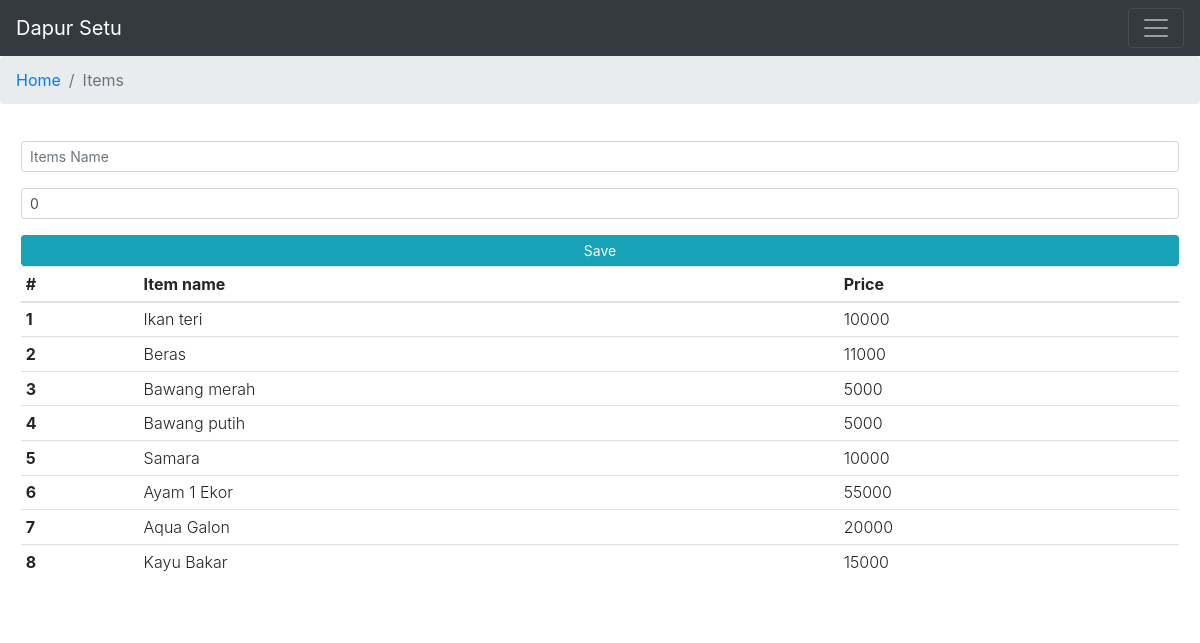
Page /barang/ (signed in) on the committed database.
### account/models.py (models this page shows, shortened)
class Barang(models.Model):
    user = models.ForeignKey(User, on_delete=models.CASCADE, related_name='barangs')
    nama_barang = models.CharField(max_length=255)
    qty = models.IntegerField(default=0,null=True)
    harga = models.IntegerField(default=0,null=True)
    pub_date = models.DateTimeField(auto_now_add=True)
    class Meta:
        db_table = 'barang'

### account/views.py (the view)
# urls.py: path('barang/', create_barang, name= 'barang'),
@user_passes_test(lambda u: u.is_authenticated, login_url='account:login')
def create_barang(request):
    data = Barang.objects.all()
    new_form = None
    if request.method == 'POST':
        form = BarangForm(data=request.POST)
        if form.is_valid():
            new_form = form.save(commit=False)
            new_form.user = request.user
            new_form.save()
            messages.success(request, "Saved.")
            return redirect("account:barang")
    else:
        form = BarangForm()
    return render(request, 'account/add_barang.html', {'form': form,'data':data})

### account/forms.py
class BarangForm(ModelForm):
    def __init__(self, *args, **kwargs):
        super().__init__(*args, **kwargs)
        self.fields['nama_barang'].widget.attrs.update({
            'class': 'form-control form-control-sm',
            'autocomplete': 'off',
            'placeholder': 'Items Name',
            })
        self.fields['harga'].widget.attrs.update({
            'class': 'form-control form-control-sm',
            'autocomplete': 'off',
            'placeholder': 'Price',
            })
    class Meta:
        model = Barang
        fields = ('nama_barang','harga',)
        labels = {
            'nama_barang': _(''),
            'harga': _(''),
        }

### account/templates/account/add_barang.html (shortened to what this page needs)
{% extends 'base.html' %}
{% load humanize %}
{% block breadcrumb %}<li class="breadcrumb-item active" aria-current="page">Items</li>{% endblock %}
{% block container %}
<form action="" method="POST">
  {{ form.as_p }}
  <button type="submit" class="btn btn-info btn-sm btn-block">Save</button>
</form>
<table class="table table-sm font-weight-light">
  <thead>
    <tr>
      <th>#</th>
      <th>Item name</th>
      <th>Price</th>
    </tr>
  </thead>
  <tbody>
  {% for barang in data %}
  <tr>
    <th scope="row">{{barang.id}}</th>
    <td>{{barang.nama_barang}}</td>
    <td>{{barang.harga}}</td>
  </tr>
  {% endfor %}
</tbody>
</table>
{% endblock %}

### rows in the picture
Barang: id "1", nama_barang "Ikan teri", harga "10000"
Barang: id "2", nama_barang "Beras", harga "11000"
Barang: id "3", nama_barang "Bawang merah", harga "5000"
Barang: id "4", nama_barang "Bawang putih", harga "5000"
Barang: id "5", nama_barang "Samara", harga "10000"
Barang: id "6", nama_barang "Ayam 1 Ekor", harga "55000"
Barang: id "7", nama_barang "Aqua Galon", harga "20000"
Barang: id "8", nama_barang "Kayu Bakar", harga "15000"
